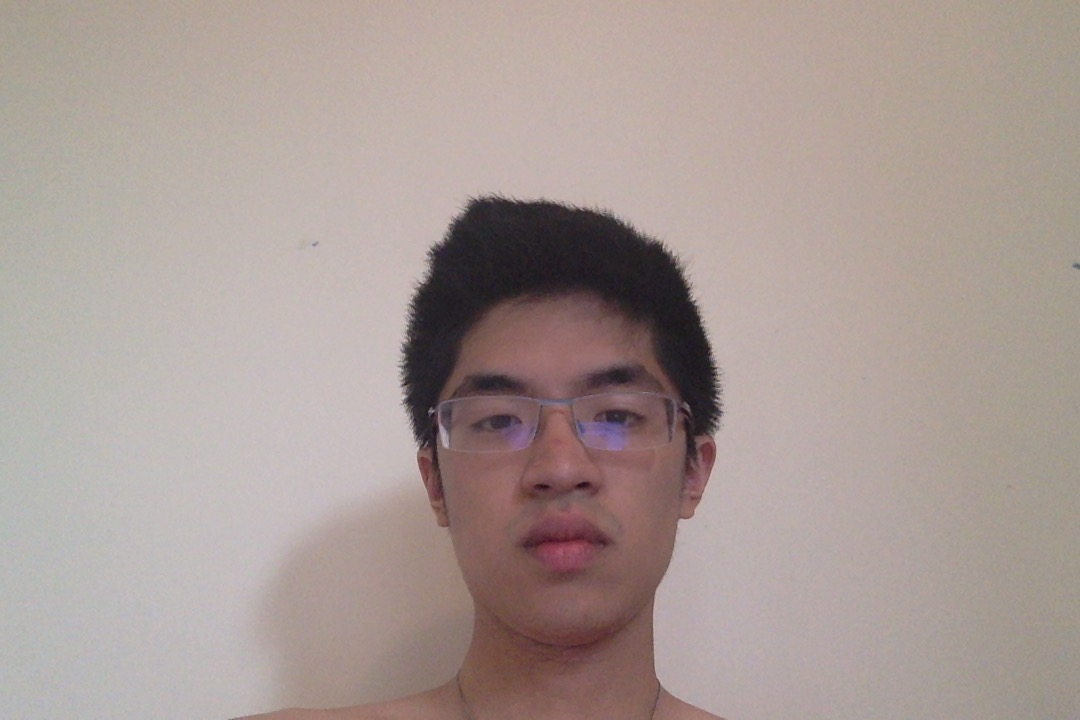
#> input picture harrisCorner/data/Face.jpg, 1080 x 720 px
$ python harrisSubPixAccuracy.py
#> lines starting #> are read from the running program, lines starting #| are printed output that depends on the picture; after the words box and inside, x2 and y2 are one past the last pixel; in counts of white or black regions, pixels touching at a corner belong together
import numpy as np
import cv2 as cv
filename = 'data/Face.jpg'
img = cv.imread(filename)
#> img is the input picture: shape (720, 1080, 3); mean B, G, R 149.7, 154.4, 168.7
gray = cv.cvtColor(img,cv.COLOR_BGR2GRAY)
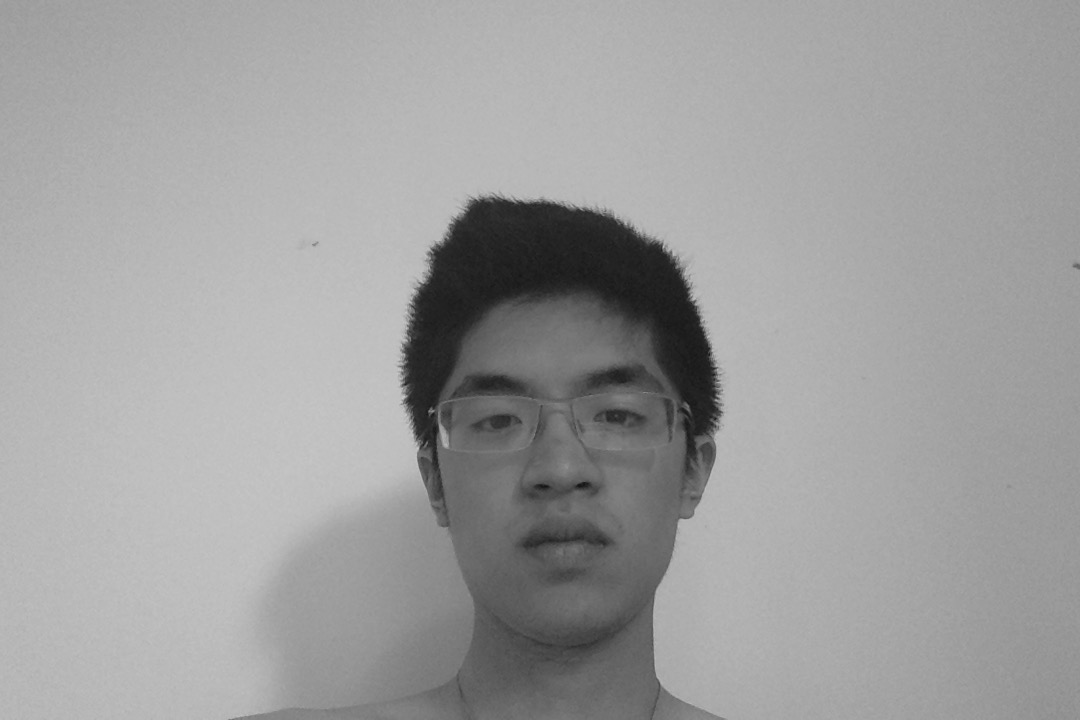
#> gray: shape (720, 1080); min 20, max 203, mean 158.2

# find Harris corners
gray = np.float32(gray)
dst = cv.cornerHarris(gray,2,3,0.04)
dst = cv.dilate(dst,None)
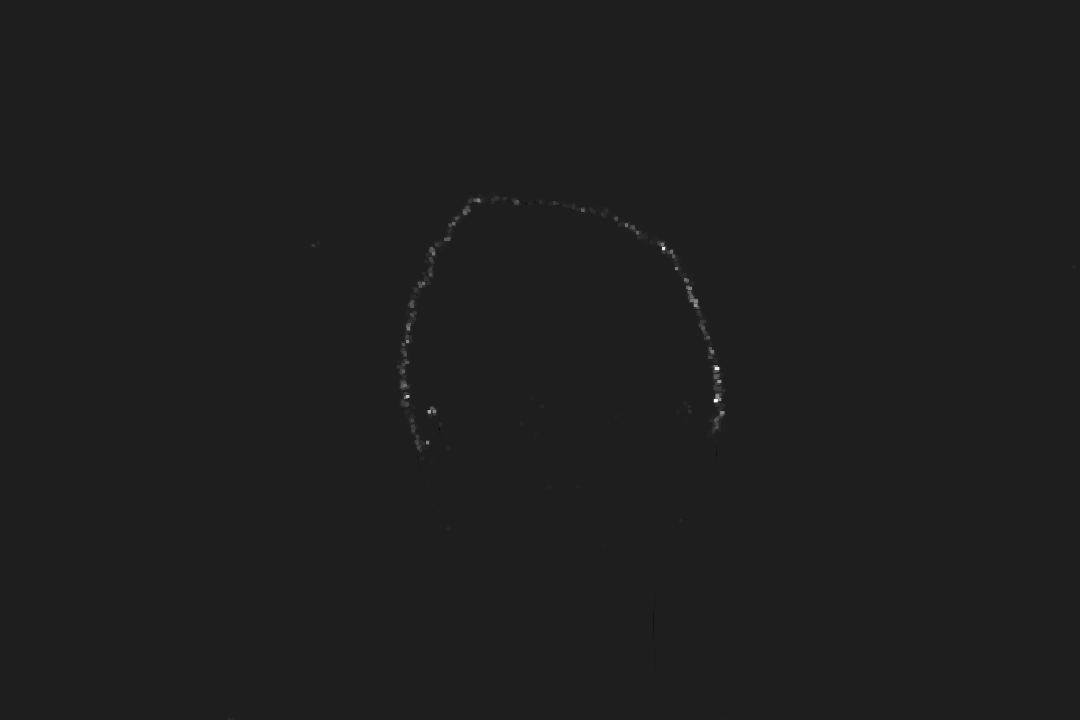
#> dst: shape (720, 1080) float32; min -486617.4, max 3630462, mean 2653.6; drawn with min black and max white
ret, dst = cv.threshold(dst,0.01*dst.max(),255,0)
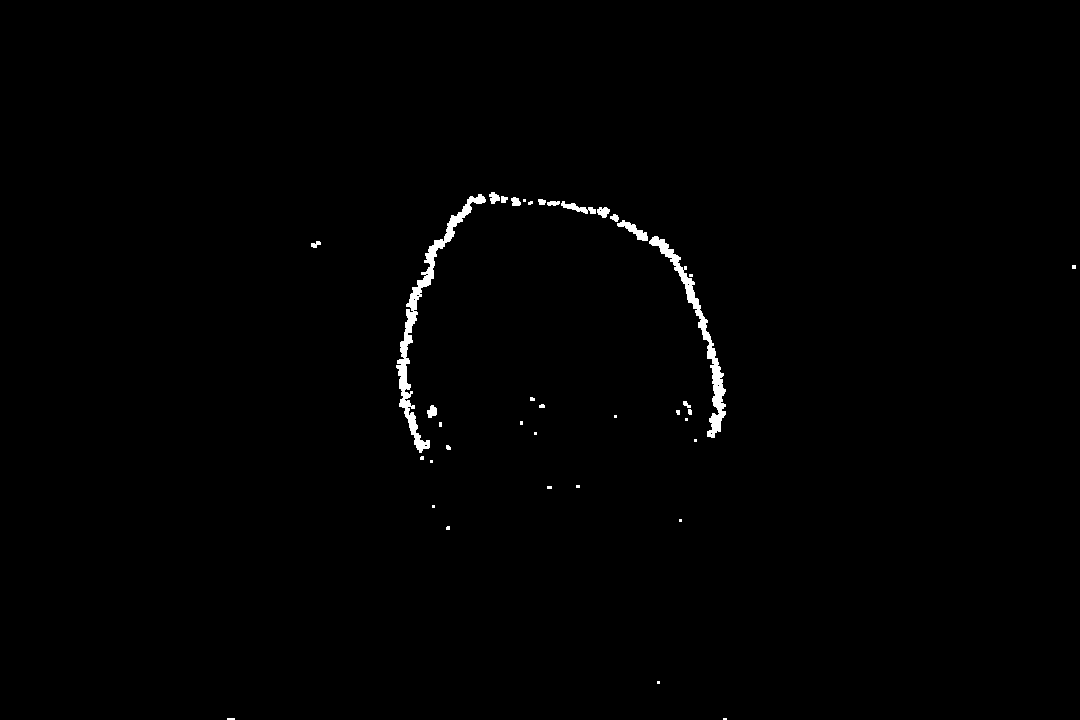
#> dst: shape (720, 1080) float32; 0.72% white; 39 white regions (22 under 20 px), largest, box (x1, y1, x2, y2) and area: (396, 194, 486, 453) 2416, (649, 236, 726, 438) 1842, (617, 220, 648, 241) 242
#> ret = 36304.6
dst = np.uint8(dst)

# find centroids
ret, labels, stats, centroids = cv.connectedComponentsWithStats(dst)
#> labels: shape (720, 1080) int32; 40 distinct labels, from 0 to 39
#> ret = 40; stats = 40 rows, first 6: [0, 0, 1080, 720, 771975], [489, 192, 11, 12, 87], [396, 194, 90, 259, 2416], [501, 196, 7, 7, 39], [511, 197, 10, 9, 69], [523, 199, 3, 3, 9]; centroids = 40 pairs, first value 230.5 to 1073.5, second value 197.4 to 718.5

# define the criteria to stop and refine the corners
criteria = (cv.TERM_CRITERIA_EPS + cv.TERM_CRITERIA_MAX_ITER, 100, 0.001)
corners = cv.cornerSubPix(gray,np.float32(centroids),(5,5),(-1,-1),criteria)
#> corners = 40 pairs, first value 228.2 to 1071.6, second value 197.1 to 718.7

# Now draw them
res = np.hstack((centroids,corners))
#> res = 40 rows, first 6: [539.4, 359.8, 538.5, 364.1], [493.7, 197.4, 496.7, 197.1], [423.9, 317.6, 423.9, 317.6], [503.5, 199, 505, 198.9], [515.3, 201.4, 515.2, 201.4], [524, 200, 524, 200]
res = np.int0(res)
#> res = 40 rows, first 6: [539, 359, 538, 364], [493, 197, 496, 197], [423, 317, 423, 317], [503, 199, 504, 198], [515, 201, 515, 201], [524, 200, 524, 200]
img[res[:,1],res[:,0]]=[0,0,255]
#> img: shape (720, 1080, 3); 0.01% of pixels changed, all inside (x1, y1, x2, y2) = (230, 197, 1074, 719)
img[res[:,3],res[:,2]] = [0,255,0]
#> img: shape (720, 1080, 3); mean B, G, R 149.7, 154.5, 168.7
cv.imwrite('subpixel5.png',img)
